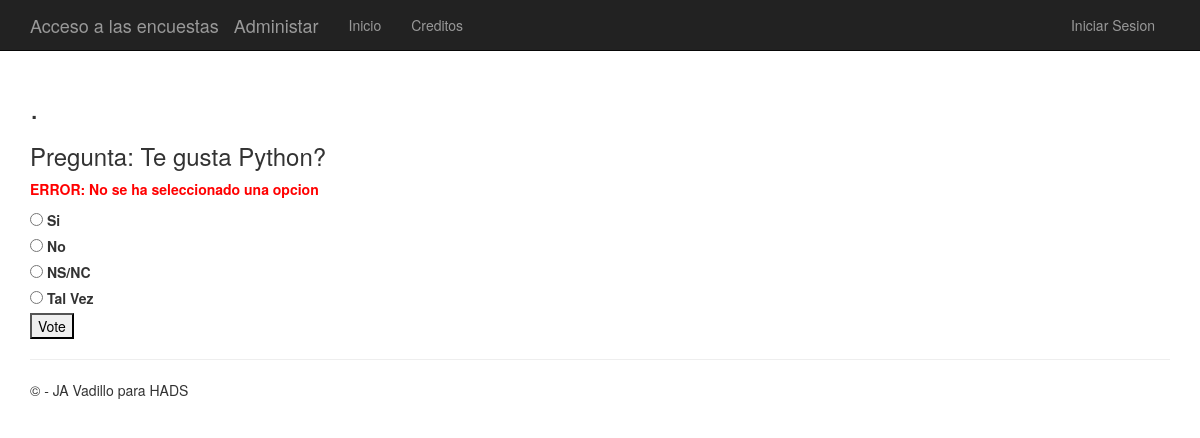
/polls/2/vote/, run on the app's committed database.
### app/models.py (models this page shows)
class Question(models.Model):
    question_text = models.CharField(max_length=200)
    pub_date = models.DateTimeField('date published')
    tema = models.CharField(max_length=100)

class Choice(models.Model):
    question = models.ForeignKey(Question)
    choice_text = models.CharField(max_length=200)
    votes = models.IntegerField(default=0)
    correct = models.BooleanField(default=False)

### app/views.py (the view)
# urls.py: url(r'^polls/(?P<question_id>\d+)/vote/$', app.views.vote, name='vote'),
def vote(request, question_id):
    p = get_object_or_404(Question, pk=question_id)
    try:
        selected_choice = p.choice_set.get(pk=request.POST['choice'])
    except (KeyError, Choice.DoesNotExist):
        return render(request, 'polls/detail.html', {
            'question': p,
            'error_message': "ERROR: No se ha seleccionado una opcion",
        })
    else:
        selected_choice.votes += 1
        selected_choice.save()
        return HttpResponseRedirect(reverse('results', args=[p.id, selected_choice.id]))

### app/templates/polls/detail.html (shortened to what this page needs)
﻿{% extends "app/layout.html" %}
{% block content %}
<h2>{{ title }}.</h2>
<h3>Pregunta: {{ question.question_text }}</h3>
{% if error_message %}<p><strong style="color:red;"><b>{{ error_message }}</b></strong></p>{% endif %}
<form action="{% url 'vote' question.id %}" method="post">
{% for choice in question.choice_set.all %}
    {% if request.user.is_authenticated %}
        <label for="choice{{ forloop.counter }}">{{ choice.choice_text }}-----{{choice.votes}} {%if choice.correct%}<span style="color:green">CORRECTA</span>{%endif%}</label><br />
    {% else %}
        <input type="radio" name="choice" id="choice{{ forloop.counter }}" value="{{ choice.id }}" />
        <label for="choice{{ forloop.counter }}">{{ choice.choice_text }}</label><br />
    {% endif %}
{% endfor %}
{% if request.user.is_authenticated %}
    <a href="{% url 'choice_add' question.id %}"><h3>Insertar Opciones</h3></a>
    <a href="{% url 'chart' question.id %}"> <h3>Ver resultado de la votacion</h3> </a><br />
{% else %}
    <input type="submit" value="Vote" />
{% endif %}
</form>
{% endblock %}

### app/static/app/content/site.css (style rules this page uses)
body { padding-top: 50px; padding-bottom: 20px; }
input, select, textarea { max-width: 280px; }

### data on the page
Question: question_text "Te gusta Python?"
Choice: choice_text "Si"
Choice: choice_text "No"
Choice: choice_text "NS/NC"
Choice: choice_text "Tal Vez"

### other printed values
{{ error_message }} "ERROR: No se ha seleccionado una opcion"
